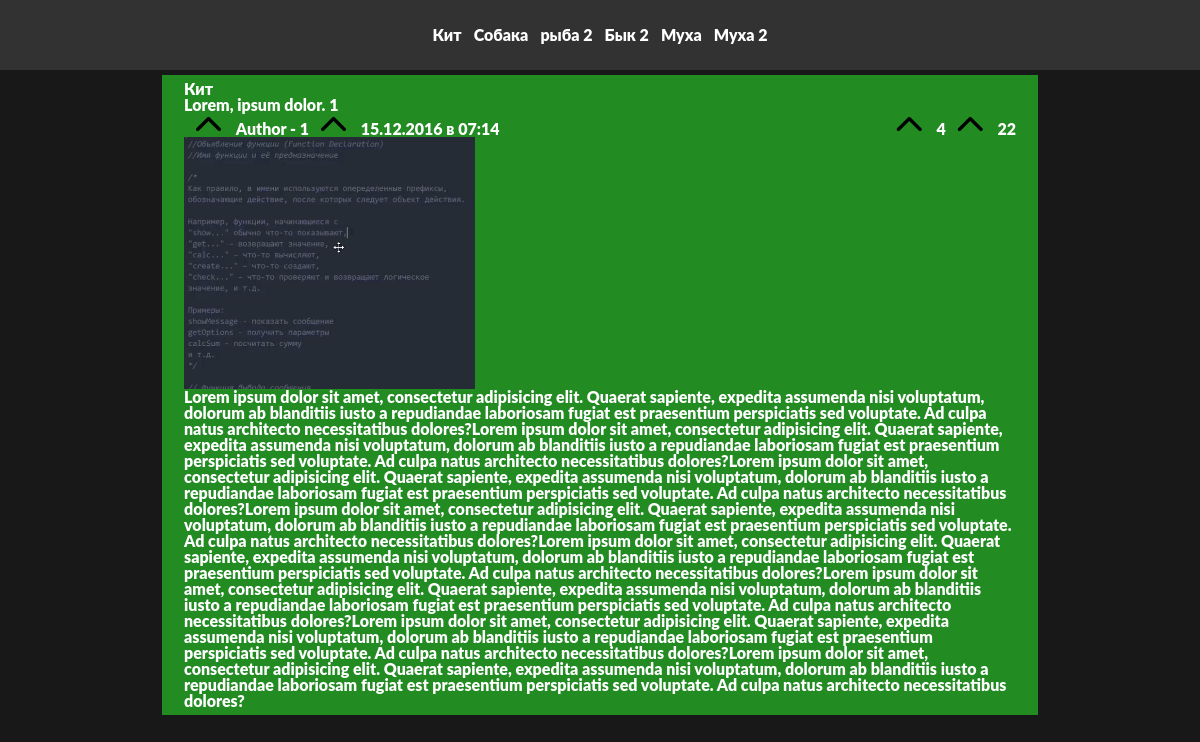
The app's page /blog.php?id=1 with its own data.
### tables this page shows
CREATE TABLE `singles` (
  `id` int NOT NULL,
  `title` varchar(255) NOT NULL,
  `text` text NOT NULL,
  `img` varchar(255) NOT NULL,
  `data` datetime NOT NULL,
  `views` int NOT NULL,
  `comments` int NOT NULL,
  `category_id` int NOT NULL,
  `author_id` int NOT NULL
);

CREATE TABLE `categories` (
  `id` int NOT NULL,
  `category_name` varchar(255) NOT NULL
);

CREATE TABLE `authors` (
  `id` int NOT NULL,
  `author_name` varchar(255) NOT NULL
);

### db/db.php (called while the page is built, shortened)
<?php
$connect = mysqli_connect(HOST, USER, PASSWORD, DATABASE);
function get_singles_all() {
	global $connect;
	$singles = $connect->query("SELECT * FROM `singles`");
	return $singles;
}
function get_single_by_id($id){
	global $connect;
	$singles = $connect->query("SELECT * FROM `singles` WHERE `id` = '$id'");
	foreach ($singles as $single) {
		return $single;
	}
}
function get_contegory_by_id($id) {
	global $connect;
	$categories = $connect->query("SELECT * FROM `categories` WHERE `id` = '$id'");
	foreach ($categories as $category) {
		return $category["category_name"];
	}
}
function get_authors_by_id($id) {
	global $connect;
	$authors = $connect->query("SELECT * FROM `authors` WHERE `id` = '$id'");
	foreach ($authors as $author) {
		return $author["author_name"];
	}
}

### blog-content.php (the view, shortened to what this page needs)
<?php
	$single = get_single_by_id($_GET['id']);
?>
<?php
	$categories_name = get_contegory_by_id($single["category_id"]);
?>
<?php
	$authors_name = get_authors_by_id($single["author_id"]);
?>
<section class="page__blog page__bd">
	<div class="conteiner">
		<div class="page__blog_content">
			<div class="info__contigory">
				<?php echo $categories_name;?>
			</div>
			<div class="info__content_title">
				<?php echo $single["title"]?>
			</div>
			<div class="info__footer">
				<div class="info__footer_column">
					<div class="info__footer_info">
						<div class="info__footer_author icon-upload">
							<?php echo $authors_name;?>
						</div>
						<div class="info__footer_date icon-upload">
							<?php echo date("d.m.Y в H:i", strtotime($single["data"])); ?>
						</div>
					</div>
				</div>
				<div class="info__footer_column">
					<div class="info__footer_info">
						<div class="info__footer_info-eigh icon-upload">
							<?php echo $single["views"]?>
						</div>
						<div class="info__footer_info-messeg icon-upload">
							<?php echo $single["comments"]?>
						</div>
					</div>
				</div>
			</div>
			<div class="page__blog_info">
				<div class="page__img">
					<img src="<?php echo $single["img"]?>" alt="">
				</div>
				<div class="page__blog_info-text">
					<?php echo $single["text"]?>
				</div>
			</div>
		</div>
	</div>
</section>

### include/header.php
<header class="header">
	<div class="conteiner">
		<div class="header__body">
			<ul>
				<?php
					$singles = get_singles_all();
					foreach ($singles as $single) {
				?>
				<?php
					$categories_name = get_contegory_by_id($single["category_id"]);
				?>
				<li><a href="blog.php?id=<?php echo $single["id"]?>"><?php echo $categories_name;?></a></li>
				<?php
					}
				?>
			</ul>
		</div>
	</div>
</header>

### css/style.css (style rules this page uses)
html, body, div, span, applet, object, iframe, h1, h2, h3, h4, h5, h6, p, blockquote, pre, a, abbr, acronym, address, big, cite, code, del, dfn, em, font, img, ins, kbd, q, s, samp, small, strike, strong, sub, sup, tt, var, b, u, i, center, dl, dt, dd, ol, ul, li, fieldset, form, label, legend, table, caption, tbody, tfoot, thead, tr, th, td { margin: 0; padding: 0; border: 0; outline: 0; font-size: 100%; vertical-align: baseline; background: transparent; }
* { padding: 0px 0px; margin: 0px 0px; border: 0; }
*, *::before, *::after { -webkit-box-sizing: border-box; box-sizing: border-box; }
a { color: #181818; }
aside, nav, header, aside, section, footer { display: block; }
html, body { height: 100%; width: 100%; color: #ffffff; font-size: 16px; line-height: 1; -webkit-text-size-adjust: 100%; -moz-text-size-adjust: 100%; -ms-text-size-adjust: 100%; text-size-adjust: 100%; }
a, a:visited { color: #ffffff; text-decoration: none; -webkit-tap-highlight-color: rgba(245, 209, 97, 0.3); }
ul li { list-style: none; }
img { width: 100%; height: 100%; -o-object-fit: contain; object-fit: contain; vertical-align: top; }
body { font-family: "Lato", sans-serif; font-weight: 900; background-color: #181818; overflow-x: hidden; overflow-y: auto; }
.conteiner { max-width: 900px; margin: 0px auto; padding: 0px 12px; }
.header { position: fixed; top: 0; left: 0; width: 100%; height: 70px; background-color: #323232; display: flex; align-items: center; }
.header__body { padding: 0px 12px; }
.header__body ul { height: 100%; display: flex; }
.header__body ul li { padding: 0px 6px; color: royalblue; }
.page__bd { padding-top: 75px; }
.page__img { max-width: 35%; width: 100%; }
.info__footer { display: flex; justify-content: space-between; }
.info__footer_info { display: flex; }
.icon-upload::before { padding: 0px 12px; }
.page__blog_content { padding: 6px 22px; background-color: forestgreen; }

### records on screen
singles: category.category_name "Кит", title "Lorem, ipsum dolor. 1", author.author_name "Author - 1", data "15.12.2016 в 07:14", views "4", comments "22", img (picture), text "Lorem ipsum dolor sit amet, consectetur adipisicing elit. Quaerat sapiente, expedita assumenda nisi voluptatum, dolorum ab blanditiis iusto a repudiandae laboriosam fugiat est praesentium perspiciatis sed voluptate. Ad culpa natus architecto necessitatibus dolores?Lorem ipsum dolor sit amet, consectetur adipisicing elit. Quaerat sapiente, expedita assumenda nisi voluptatum, dolorum ab blanditiis iusto a repudiandae laboriosam fugiat est praesentium perspiciatis sed voluptate. Ad culpa natus architecto necessitatibus dolores?Lorem ipsum dolor sit amet, consectetur adipisicing elit. Quaerat sapiente, expedita assumenda nisi voluptatum, dolorum ab blanditiis iusto a repudiandae laboriosam…"
singles: category.category_name "Собака"
singles: category.category_name "рыба 2"
singles: category.category_name "Бык 2"
singles: category.category_name "Муха"
singles: category.category_name "Муха 2"

### other values on screen
$categories_name "Кит"
